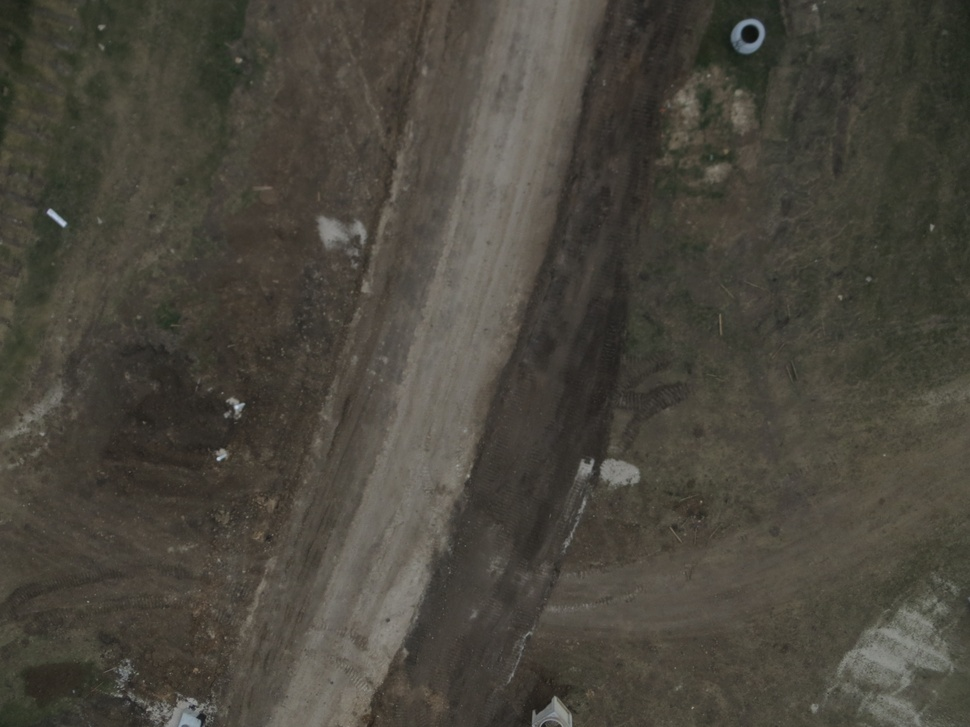
#> input picture uploads/IMG_9356.JPG, 970 x 727 px, shrunk from 4000 x 3000 before the run
$ python -i app.py   (imports and definitions only)
#> lines starting #> are read from the running program, lines starting #| are printed output that depends on the picture; after the words box and inside, x2 and y2 are one past the last pixel; in counts of white or black regions, pixels touching at a corner belong together
from flask import Flask, render_template, request, send_from_directory
import os
import cv2
import numpy as np

# [1 line not run here, left out]
# [1 line that did not run here, left out]
# [1 line not run here, left out]


# [3 lines that did not run here, left out]


# [12 lines that did not run here, left out]


def process_image(filepath):
    # Read the image
#> called with filepath = 'uploads/IMG_9356.JPG'
    image = cv2.imread(filepath)
#> image is the input picture: shape (727, 970, 3); mean B, G, R 60.9, 70, 73.4

    # Convert image to RGB (OpenCV loads images in BGR)
    image_rgb = cv2.cvtColor(image, cv2.COLOR_BGR2RGB)

    # Convert the image from RGB to HSV (Hue, Saturation, Value) - better for color segmentation
    hsv_img = cv2.cvtColor(image_rgb, cv2.COLOR_RGB2HSV)
#> hsv_img: shape (727, 970, 3); mean H, S, V 22.9, 45.8, 73.7

    # Define range for green color (typically representing vegetation)
    # These ranges might need to be adjusted for your specific images
    lower_green = np.array([25, 52, 72])
    upper_green = np.array([102, 255, 255])
    mask_green = cv2.inRange(hsv_img, lower_green, upper_green)
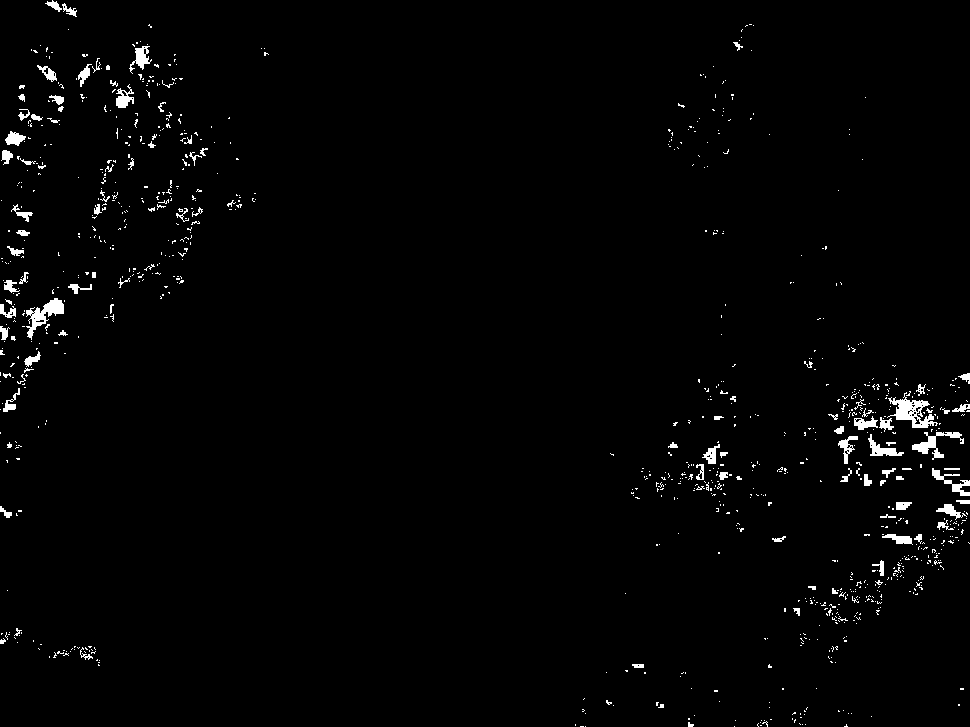
#> mask_green: shape (727, 970); 1.6% white; 958 white regions (859 under 20 px), largest, box (x1, y1, x2, y2) and area: (887, 392, 938, 428) 716, (26, 298, 64, 340) 576, (912, 432, 964, 460) 450

    # Define range for non-vegetative areas
    # Adjust the range for detecting areas without vegetation, if necessary
    lower_red = np.array([0, 50, 50])
    upper_red = np.array([10, 255, 255])
    mask_red = cv2.inRange(hsv_img, lower_red, upper_red)
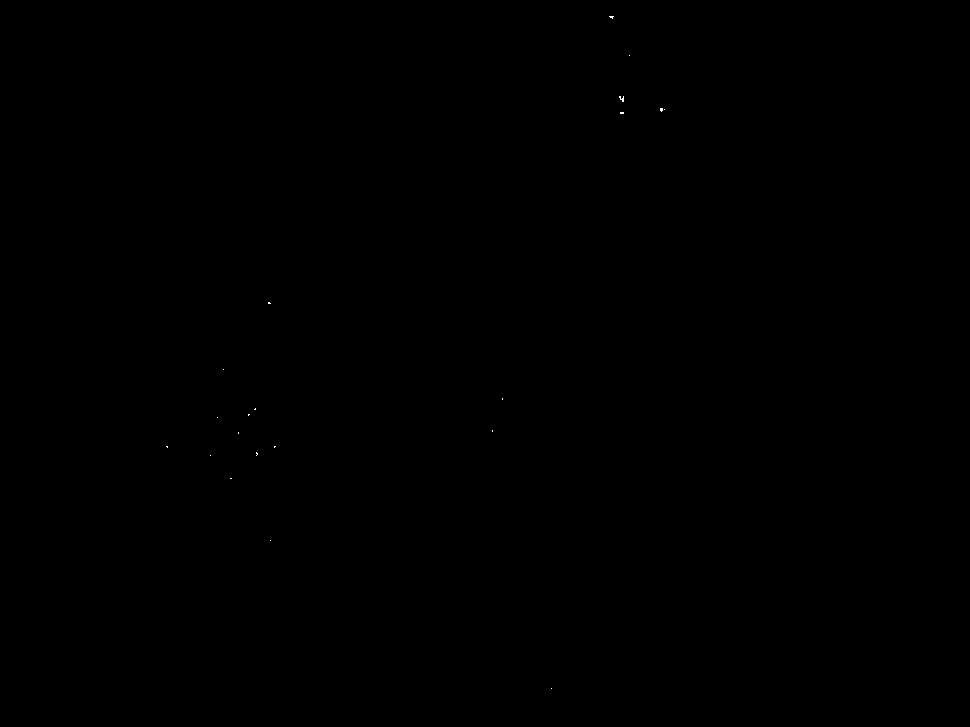
#> mask_red: shape (727, 970); 0.01% white in thin lines or dots, all inside (x1, y1, x2, y2) = (166, 16, 665, 689)

    # Create a mask for non-vegetation areas, assuming these don't fall in green or red
    mask_non_veg = cv2.bitwise_not(cv2.add(mask_green, mask_red))

    # Create an empty canvas and fill the masks
    output = np.zeros_like(image_rgb)
    output[mask_green != 0] = [0, 255, 0]  # Green for vegetation
    output[mask_red != 0] = [255, 0, 0]  # Red for bare ground

    # Convert output to BGR for saving with OpenCV
    output_bgr = cv2.cvtColor(output, cv2.COLOR_RGB2BGR)
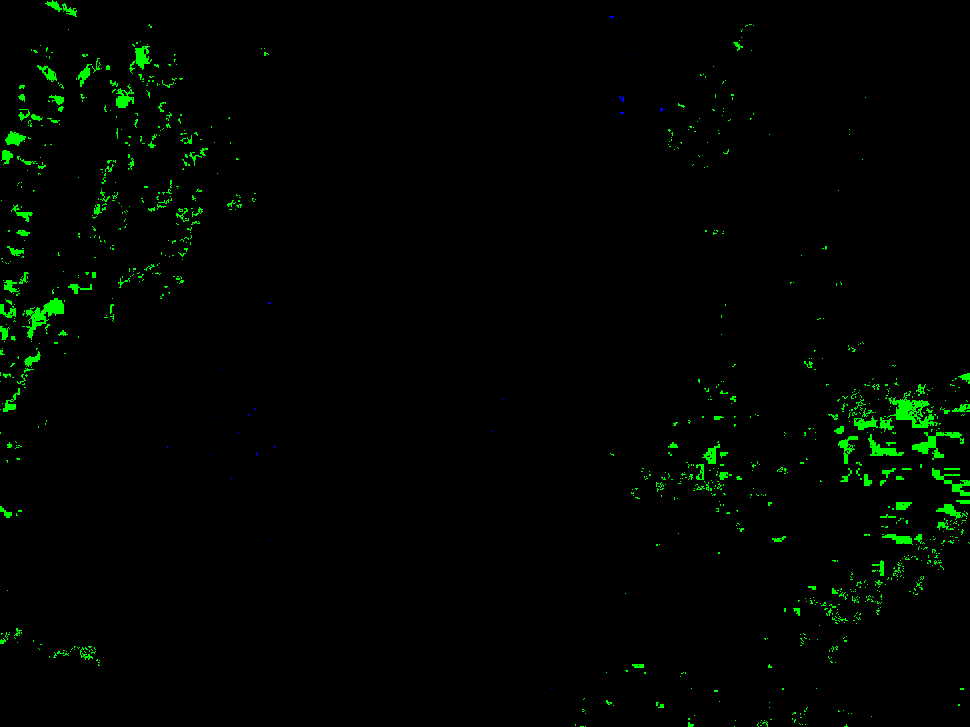
#> output_bgr: shape (727, 970, 3); mean R, G, B 0, 4.1, 0

    # Save the processed image
    processed_filepath = filepath.replace('uploads', 'static')
    cv2.imwrite(processed_filepath, output_bgr)

    return processed_filepath

# [3 lines that did not run here, left out]


# [2 lines not run here, left out]

>>> result = process_image('uploads/IMG_9356.JPG')

$ run again, on uploads/IMG_9407.JPG
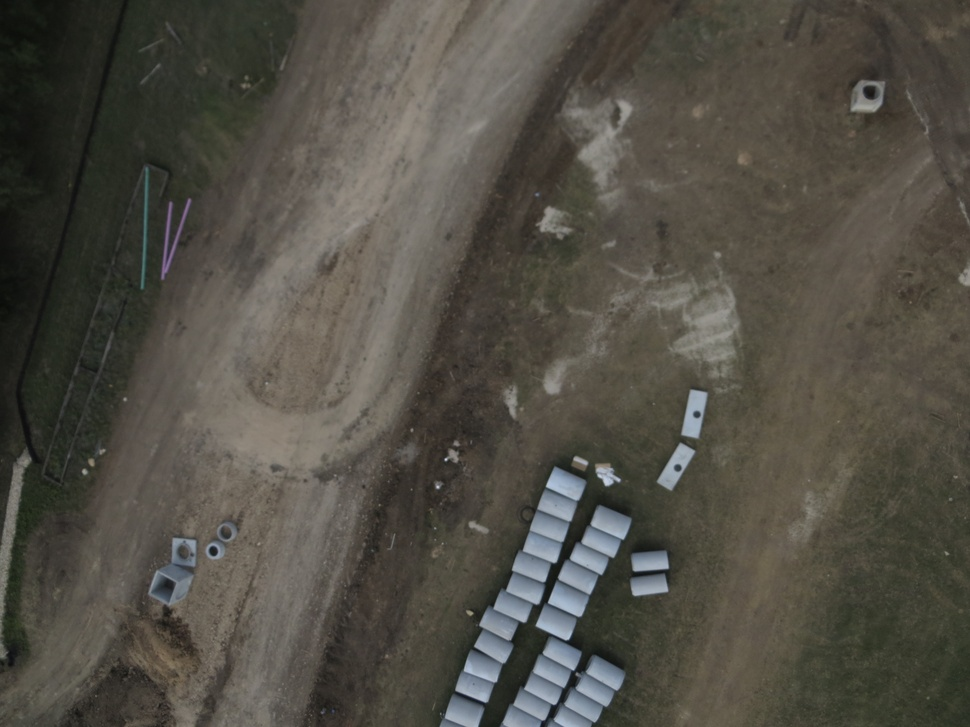
#> input picture uploads/IMG_9407.JPG, 970 x 727 px, shrunk from 4000 x 3000 before the run
#> in process_image, image is the input picture: shape (727, 970, 3); mean B, G, R 69.7, 78.4, 81.6
#> hsv_img: shape (727, 970, 3); mean H, S, V 27.4, 46.1, 83.1
#> in process_image, `mask_green = cv2.inRange(hsv_img, lower_green, upper_green)`:
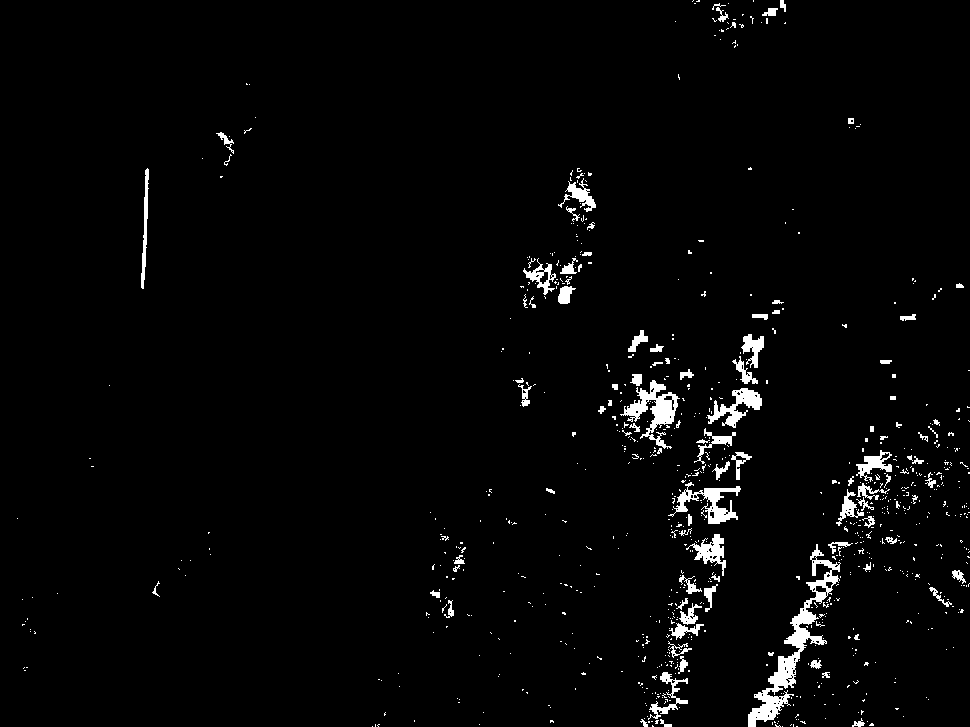
#> mask_green: shape (727, 970); 2.5% white; 840 white regions (741 under 20 px), largest, box (x1, y1, x2, y2) and area: (748, 544, 841, 727) 2927, (620, 380, 680, 449) 1405, (668, 482, 741, 524) 1009
#> mask_red: shape (727, 970); 0.02% white in thin lines or dots, all inside (x1, y1, x2, y2) = (166, 0, 624, 727)
#> in process_image, `output_bgr = cv2.cvtColor(output, cv2.COLOR_RGB2BGR)`:
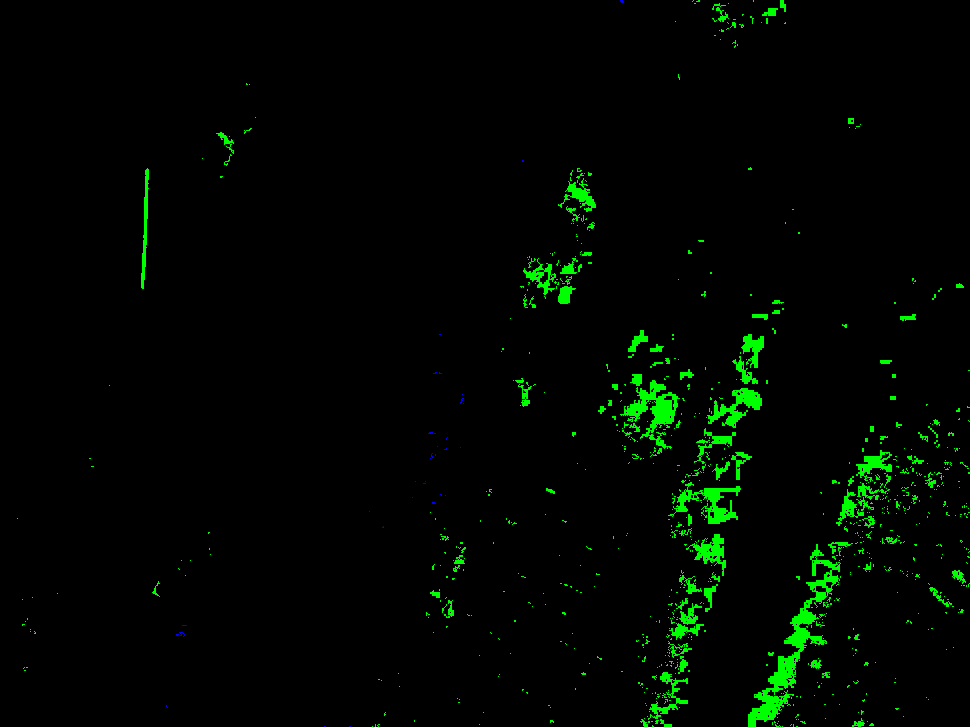
#> output_bgr: shape (727, 970, 3); mean R, G, B 0, 6.4, 0

$ run again, on uploads/jhuma.jpg
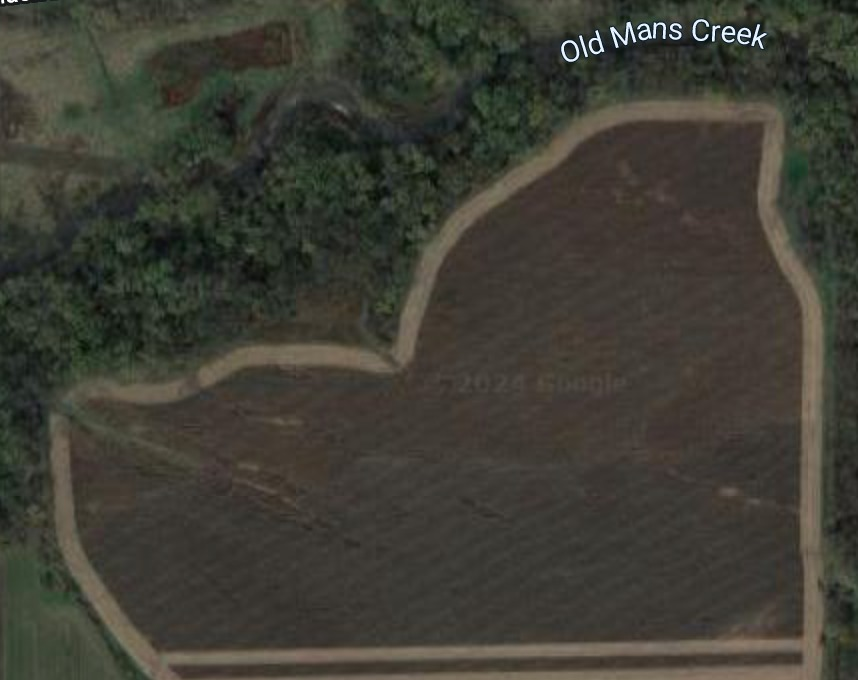
#> input picture uploads/jhuma.jpg, 858 x 680 px
#> in process_image, image is the input picture: shape (680, 858, 3); mean B, G, R 52.9, 61.9, 62.7
#> hsv_img: shape (680, 858, 3); mean H, S, V 30.9, 49.9, 65.4
#> in process_image, `mask_green = cv2.inRange(hsv_img, lower_green, upper_green)`:
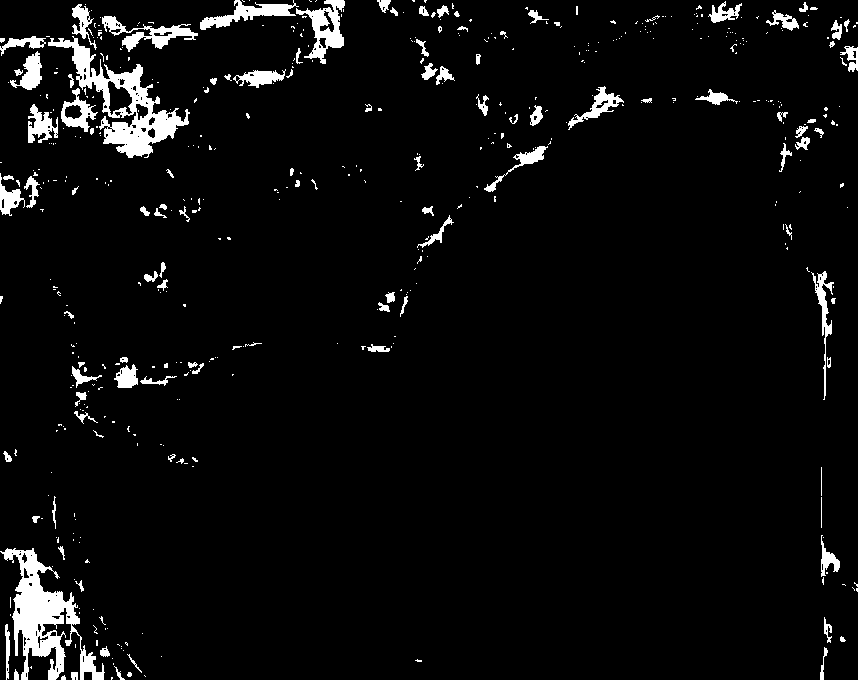
#> mask_green: shape (680, 858); 4.5% white; 497 white regions (383 under 20 px), largest, box (x1, y1, x2, y2) and area: (0, 548, 105, 680) 4764, (48, 36, 190, 158) 4476, (296, 0, 345, 64) 1270
#> mask_red: shape (680, 858); 1.3% white; 81 white regions (52 under 20 px), largest, box (x1, y1, x2, y2) and area: (676, 208, 740, 240) 1742, (586, 176, 614, 208) 855, (650, 176, 676, 208) 756
#> mask_non_veg: shape (680, 858); 94.2% white; 578 black regions (435 under 20 px), largest, box (x1, y1, x2, y2) and area: (0, 548, 105, 680) 4764, (48, 36, 190, 158) 4476, (676, 208, 740, 240) 1742
#> in process_image, `output_bgr = cv2.cvtColor(output, cv2.COLOR_RGB2BGR)`:
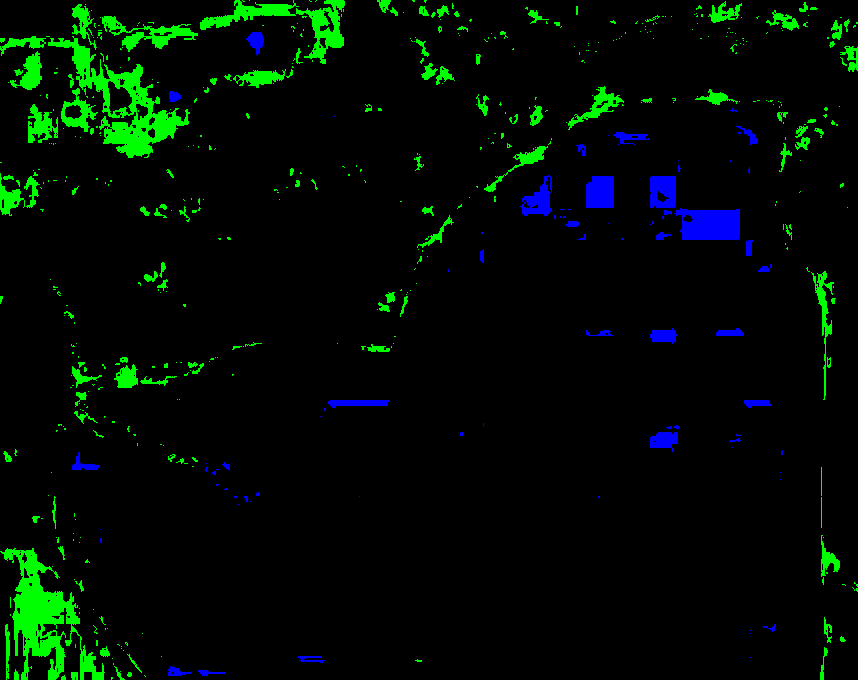
#> output_bgr: shape (680, 858, 3); mean R, G, B 0, 11.6, 3.3
